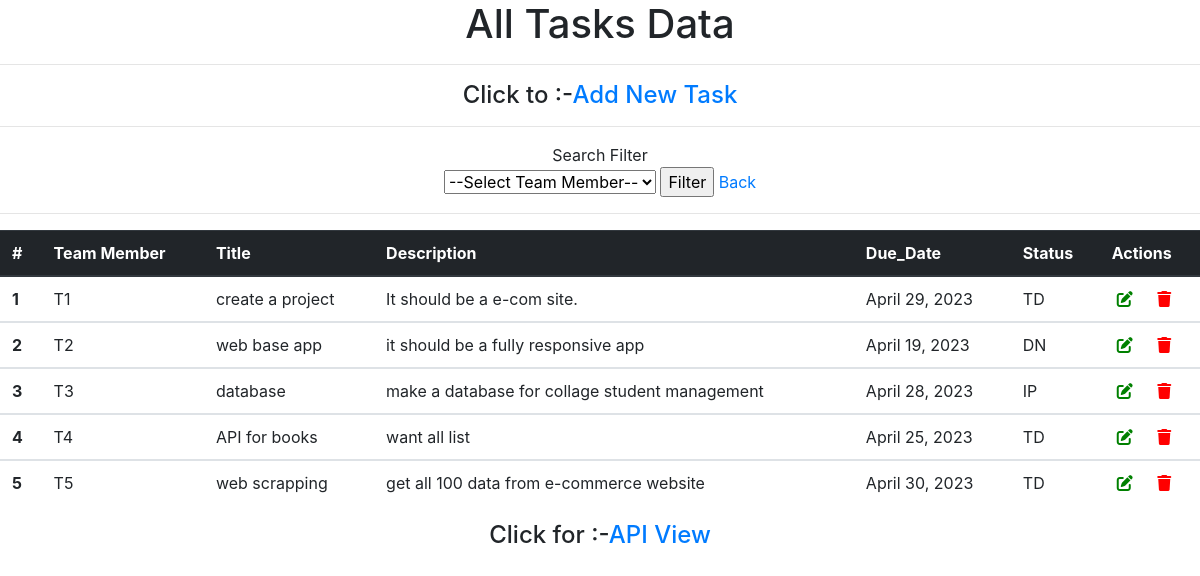
The page / on the database its author committed.
### task/models.py (models this page shows, shortened)
class Task(models.Model):
    to_do = "TD"
    in_progress = "IP"
    done = "DN"
    status_choices = [
        (to_do, "To Do"),
        (in_progress, "In Progress"),
        (done, "Done"),
    ]
    team_member = models.CharField(max_length=100,null=False)
    title = models.CharField(max_length=50)
    description = models.TextField(max_length=200,null=True)
    due_date = models.DateField()
    status = models.CharField(max_length=2,choices=status_choices,default="TD")

### task/views.py (the view)
# urls.py: path('',TaskListView.as_view(),name='home'),
class TaskListView(ListView):
    model = Task
    template_name = 'task_list.html'
    def get_queryset(self):
        result = super(TaskListView, self).get_queryset()
        task_filter = self.request.GET.get('team_member')
        if task_filter:
            result = Task.objects.filter(Q(team_member__icontains=task_filter))
        return result

### task/templates/task_list.html (shortened to what this page needs)
<head>
    <link rel="stylesheet" href="https://cdn.jsdelivr.net/npm/bootstrap@4.1.3/dist/css/bootstrap.min.css">
    <link rel="stylesheet" href="https://cdnjs.cloudflare.com/ajax/libs/font-awesome/6.4.0/css/all.min.css"></link>
</head>
<body>
    <h1>All Tasks Data</h1>
<hr>
    <h4>Click to :-<a href="{% url 'task-create' %}">Add New Task</a></h4>
    <hr>
    <center>
        Search Filter
        <form method="GET">
            <select name="team_member">
                <option selected="selected" disabled=true>--Select Team Member--</option>
            </select>
            <input type="submit" value="Filter">
            <a href="{% url 'home' %}">Back</a>
        <hr>
    <table class="table">
        <thead class="thead-dark">
            <tr>
            <th scope="col">#</th>
            <th scope="col">Team Member</th>
            <th scope="col">Title</th>
            <th scope="col">Description</th>
            <th scope="col">Due_Date</th>
            <th scope="col">Status</th>
            <th scope="col">Actions</th>
            </tr>
        </thead>
        {% for i in task_list %}
        <tbody>
            <tr>
            <th scope="row">{{i.id}}</th>
            <td>{{ i.team_member }}</td>
            <td>{{ i.title }}</td>
            <td>{{ i.description }}</td>
            <td>{{ i.due_date }}</td>
            <td>{{ i.status }}</td>
            <td><div id="action"><a href="{% url 'task-update' i.id %}"><i id="upd" class="fa-solid fa-pen-to-square"></i></a>
            <a href="{% url 'task-delete' i.id %}"><i id="del" class="fa-solid fa-trash"></i></i></a></div></td>
            </tr>
        </tbody>
        {% endfor %}
    </table>
</form>
</center>
    <h4>Click for :-<a href="http://127.0.0.1:8000/api">API View</a></h4>
</body>

### task/templates/task_list.html (style rules this page uses)
h1,h4 { text-align:center; }
#upd { color: green; cursor: pointer; text-decoration: none; }
#del { color: red; cursor: pointer; text-decoration: none; margin-left:20; }
#action { margin-left:5; }

### rows shown on the page
Task: id "1", team_member "T1", title "create a project", description "It should be a e-com site.", due_date "April 29, 2023", status "TD"
Task: id "2", team_member "T2", title "web base app", description "it should be a fully responsive app", due_date "April 19, 2023", status "DN"
Task: id "3", team_member "T3", title "database", description "make a database for collage student management", due_date "April 28, 2023", status "IP"
Task: id "4", team_member "T4", title "API for books", description "want all list", due_date "April 25, 2023", status "TD"
Task: id "5", team_member "T5", title "web scrapping", description "get all 100 data from e-commerce website", due_date "April 30, 2023", status "TD"
